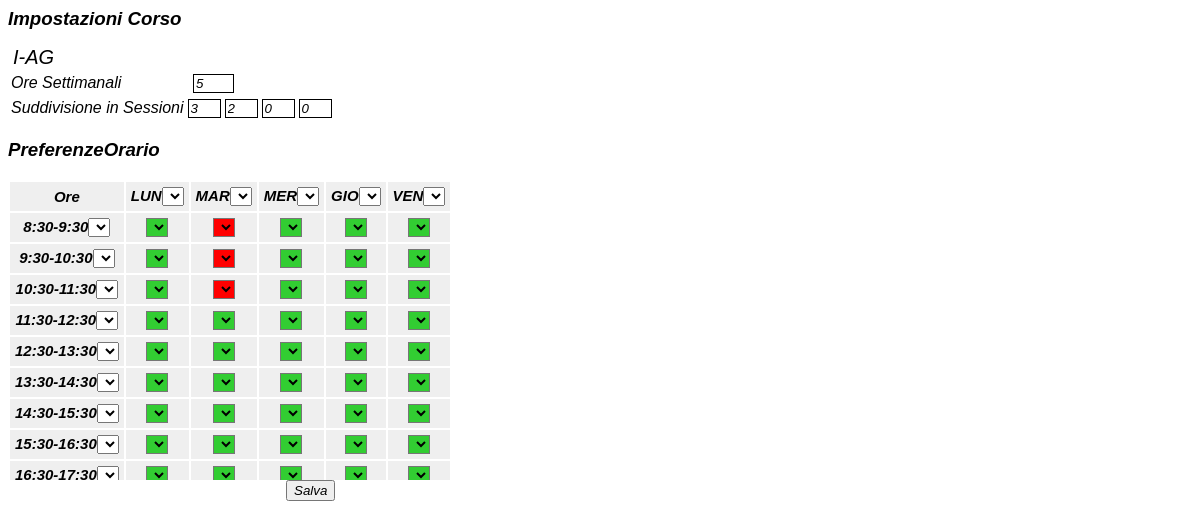
Page /professore/professoreorario.php?name=I-AG on the committed database.
### tables this page shows
CREATE TABLE IF NOT EXISTS `Corsi` (
  `NomeCorso` varchar(30) NOT NULL,
  `IdCorso` varchar(5) NOT NULL,
  `Professore` varchar(15) NOT NULL,
  `AnnoCorso` varchar(5) NOT NULL,
  `OreSett` int(2) NOT NULL,
  `Blocchi` varchar(10) NOT NULL,
  `Crediti` int(2) NOT NULL,
  `Status` int(1) NOT NULL DEFAULT '0'
);

### professore/professoreorario.php (the view, shortened to what this page needs)
<link href="../stile.css" rel="stylesheet" type="text/css">
<?php
$data = $_GET['name'];
$query13 = "SELECT * FROM Corsi WHERE IdCorso = "."'".$data."'";
$ris13 = mysql_query($query13);
$riga13 = mysql_fetch_assoc($ris13);
$professore = $riga13['Professore'];
$crediti = $riga13['Crediti'];
$annocorso = $riga13['AnnoCorso'];
$query = "SHOW TABLES LIKE "."'".$professore."'";
$ris = mysql_query($query) or die (mysql_error());
$riga = mysql_fetch_row($ris);
$query11 = "SELECT slots_per_day FROM ImpOrario";
$ris11 = mysql_query($query11) or die (mysql_error());
$riga11 = mysql_fetch_row($ris11);
if($riga['0'] != NULL){
	$result = creatabella($data,$crediti,$annocorso);
	$giorni = array("LUN","MAR","MER","GIO","VEN");
		$query3 = "SELECT LUN,MAR,MER,GIO,VEN FROM "."`".$professore."`";
		$ris3 = mysql_query($query3) or die (mysql_error());
		for ($z = 0; $z < $riga11['0']; $z++) {
			$riga3 = mysql_fetch_row($ris3);
			for ($i = 0; $i < 5; $i++) {
				$index = $giorni[$i].$z;
				if($riga3[$i] == 1){
					$result = $result."<script language=\"JavaScript\">\n";
					$result = $result."var x = document.getElementsByName("."'".$index."'".");x[0].style.backgroundColor='LimeGreen';x[0].selectedIndex ='1' ";
					$result = $result."</script>";
				}
				if($riga3[$i] == 0){
					$result = $result."<script language=\"JavaScript\">\n";
					$result = $result."var x = document.getElementsByName("."'".$index."'".");x[0].style.backgroundColor='red';x[0].selectedIndex ='0'";
					$result = $result."</script>";
				}
			}
		}
		echo $result;
	}
else{
	echo creatabella($data,$crediti,$annocorso);
}
function creatabella($idcorso,$crediti,$annocorso){
	$query = "SELECT * FROM ImpOrario";
	$ris = mysql_query($query) or die (mysql_error());
	$riga = mysql_fetch_assoc($ris);
	$maxb = $riga['maxb'];
	$slotsday = $riga['slots_per_day'];
	$query3 = "SELECT OreSett FROM Corsi WHERE IdCorso="."'".$idcorso."'";
	$ris3 = mysql_query($query3) or die (mysql_error());
	$riga3 = mysql_fetch_assoc($ris3);
	$query4 = "SELECT Blocchi FROM Corsi WHERE IdCorso="."'".$idcorso."'";
	$ris4 = mysql_query($query4) or die (mysql_error());
	$riga4 = mysql_fetch_assoc($ris4);
	$blocchi = str_replace("-", "",$riga4['Blocchi']);
	if ($riga3['OreSett'] == 0){
		$oresett = "";
	}
	else
		$oresett = $riga3['OreSett'];
	$tabella = "<h3>Impostazioni Corso</h3>";
	$tabella = $tabella."<form><table><tr><td><input type = 'text' style='border : 0px none; font-size:20px; margin-top:-7px; ' readonly= 'readonly' id ='idcorso' name='idcorso' value=".$idcorso."></td></tr><tr><td>Ore Settimanali</td><td><input type = 'text' name='oresett' id='oresett' size='2' style='margin-left:-94px' maxlength = '2' value=".$oresett."></td><td><div id='oresetts' class='error' hidden style='margin-left : 14px;'>Devi inserire le ore settimanali</div></td></tr></table>";
	$tabella = $tabella."<table><tr><td>Suddivisione in Sessioni</td>";
	for($i=0;$i<$maxb;$i++){
		$z = $i+1;
		$tabella = $tabella."<td><input type = 'text' name=block".$z." id=block".$z." value=".$blocchi[$i]." maxlength ='1' size='1'></td>";
	}
	$tabella = $tabella."<td><div id='block' class='error' hidden>errore</div></td></tr></table><h3>PreferenzeOrario</h3><div id='orariotab'><table id='taborarioprof'><tr><td class='Ptable'>Ore</td>";
	$giorni = array("LUN","MAR","MER","GIO","VEN");
	for($i=0;$i<count($giorni);$i++){
	$tabella = $tabella."<td class = 'Ptable' name=".$giorni[$i]." onmouseover= 'colonnaover(\"".$giorni[$i]."\")' onmouseout = 'colonnaout(\"".$giorni[$i]."\")'>".$giorni[$i]."<select id=".$giorni[$i]." onchange='colselectall(\"".$giorni[$i]."\")'><option data-icon='/img/red.png' value='0' onclick='colselectall(\"".$giorni[$i]."\")'></option><option option data-icon='/img/green.png' onclick='colselectall(\"".$giorni[$i]."\")' value='1'></option><option option data-icon='/img/cyan.png' onclick='colselectall(\"".$giorni[$i]."\")' value='0.75'></option><option option data-icon='/img/yellow.png' onclick='colselectall(\"".$giorni[$i]."\")' value=0.5></option><option option data-icon='/img/orange.png' onclick='colselectall(\"".$giorni[$i]."\")' value='0.25'></option></select></td>";
	}
	$ore = array("8:30-9:30","9:30-10:30","10:30-11:30","11:30-12:30","12:30-13:30","13:30-14:30","14:30-15:30","15:30-16:30","16:30-17:30","17:30-18:30","18:30-19:30","19:30-20:30");
	for($i=0;$i<$slotsday;$i++){
		$tabella = $tabella."</tr><tr><td id=".$i." class = 'Ptable' onmouseover='rigaover(\"".$i."\")' onmouseout='rigaout(\"".$i."\")'>".$ore[$i]."<select id=idsel".$i." onchange='selectallrow(\"".$i."\")'><option value='0' data-icon='/img/red.png' ></option><option value='1' data-icon='/img/green.png' ></option><option value='0.75' data-icon='/img/cyan.png' ></option><option value=0.5 data-icon='/img/yellow.png'></option><option value='0.25' data-icon='/img/orange.png'></option></select></td>";
		for($j=0;$j<5;$j++){
			$tabella = $tabella."<td class='Ptable' id=".$i." name=".$giorni[$j]."><select class =".$i." name=".$giorni[$j].$i." id=".$giorni[$j].$i."><option value='0' data-icon='/img/red.png' onclick='scolorselect(\"".$giorni[$j].$i."\")'></option><option value='1' data-icon='/img/green.png' onclick='scolorselect(\"".$giorni[$j].$i."\")'></option><option value='0.75'data-icon='/img/cyan.png' onclick='scolorselect(\"".$giorni[$j].$i."\")'></option><option value=0.5 data-icon='/img/yellow.png' onclick='scolorselect(\"".$giorni[$j].$i."\")'></option><option value='0.25' data-icon='/img/orange.png' onclick='scolorselect(\"".$giorni[$j].$i."\")'></option></select></td>";
		}
		$tabella = $tabella."</tr>";
	}
	$tabella = $tabella."</table></div><input type='button' id='botprof' value='Salva' onclick='invia()'></form>";
	return $tabella;
}
?>

### stile.css (style rules this page uses)
input { font-family: sans-serif; font-style: italic; }
table { font-family: sans-serif; font-style: italic; }
h3 { font-family: sans-serif; font-style: italic; }
.Ptable { background-color: #efefef; text-align:center; font-size:15px; padding:5px; font-weight: bold; }
input[type="text"] { border: 1px solid #000000; }
#orariotab { position:fixed; width:561px; height: 300px; overflow:auto; }
#botprof { position:fixed; margin-top:300px; margin-left: 278px; }

### rows in the picture
corsi: oresett "5", Blocchi "3", Blocchi "2", Blocchi "0"

### other values in the picture
$giorni[$i] "LUN MAR MER GIO VEN"
$ore[$i] "8:30-9:30 9:30-10:30 10:30-11:30 11:30-12:30 12:30-13:30 13:30-14:30 14:30-15:30 15:30-16:30 16:30-17:30"
